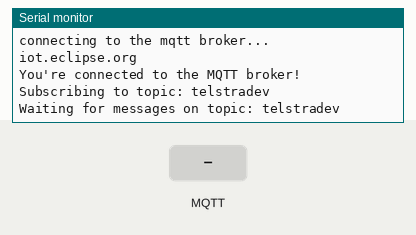
Recording of a sketch running on a simulated Arduino MKR. Parts: the last lines printed to the serial monitor. The inputs (shaded band) are chosen by the test bench. No MQTT or app messages arrive unless stated.

Above: at 4.2 s.
4.3 s: MQTT message "1" arrives on the first subscribed topic
At 5.4 s:
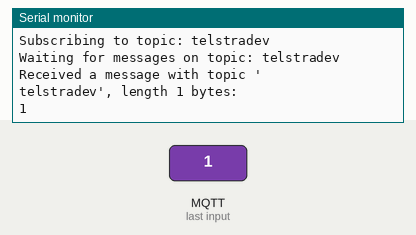
6.5 s: MQTT message "on" arrives on the first subscribed topic
At 8.1 s:
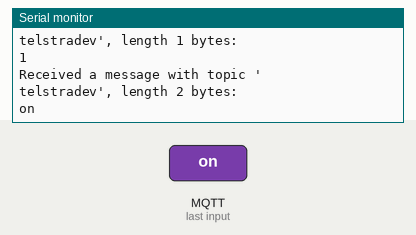
8.5 s: MQTT message "off" arrives on the first subscribed topic
At 9.6 s:
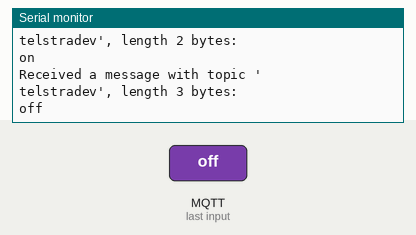

Measured:
- after the input at 4.3 s, the serial monitor: prints a new line after 0.75 s (image 1)
- after the input at 6.5 s, the serial monitor: prints a new line after 0.55 s (image 2)
- after the input at 8.5 s, the serial monitor: prints a new line after 0.55 s (image 3)

The sketch:

catm1_hello_arduino.ino
```cpp
// libraries
#include <MKRNB.h>
#include <ArduinoMqttClient.h>

//The MKRNB lib needs this even if its blank
const char PINNUMBER[]     = "";

//broker url in here, demo is using eclipse test server

//broker port in here
int mqttPort = 1883;

//var things for storage
const char broker[] = "iot.eclipse.org";
int        port     = 1883;
const char topic[]  = "telstradev";

// initialize the library instance
NBClient client;
GPRS gprs;
NB nbAccess;

MqttClient mqttClient(client);

void setup() {
  // initialize serial communications and wait for port to open:
  Serial.begin(9600);
  while (!Serial) {
    ; // wait for serial port to connect. Needed for native USB port only
  }

  Serial.println("Warming up....");
  // connection state
  boolean connected = false;

  while (!connected) {
    if ((nbAccess.begin(PINNUMBER) == NB_READY) &&
        (gprs.attachGPRS() == GPRS_READY)) {
      connected = true;
    } else {
      Serial.println("Not connected");
      delay(1000);
    }
  }

  Serial.println("connecting to the mqtt broker...");

  Serial.println(broker);

  if (!mqttClient.connect(broker, port)) {
    Serial.print("MQTT connection failed! Error code = ");
    Serial.println(mqttClient.connectError());

    while (1);
  }

  Serial.println("You're connected to the MQTT broker!");
  Serial.println();

  mqttClient.onMessage(onMqttMessage);

  Serial.print("Subscribing to topic: ");
  Serial.println(topic);
  Serial.println();

  // subscribe to a topic
  mqttClient.subscribe(topic);

  // topics can be unsubscribed using:
  // mqttClient.unsubscribe(topic);

  Serial.print("Waiting for messages on topic: ");
  Serial.println(topic);
  Serial.println();

}

void loop() {

  mqttClient.poll();

  delay(2000);

  mqttClient.beginMessage(topic);
  mqttClient.print("Hello MQTT world");
  mqttClient.endMessage();

}


void onMqttMessage(int messageSize) {
  // we received a message, print out the topic and contents
  Serial.println("Received a message with topic '");
  Serial.print(mqttClient.messageTopic());
  Serial.print("', length ");
  Serial.print(messageSize);
  Serial.println(" bytes:");

  // use the Stream interface to print the contents
  while (mqttClient.available()) {
    Serial.print((char)mqttClient.read());
  }
  Serial.println();

  Serial.println();

}
```
